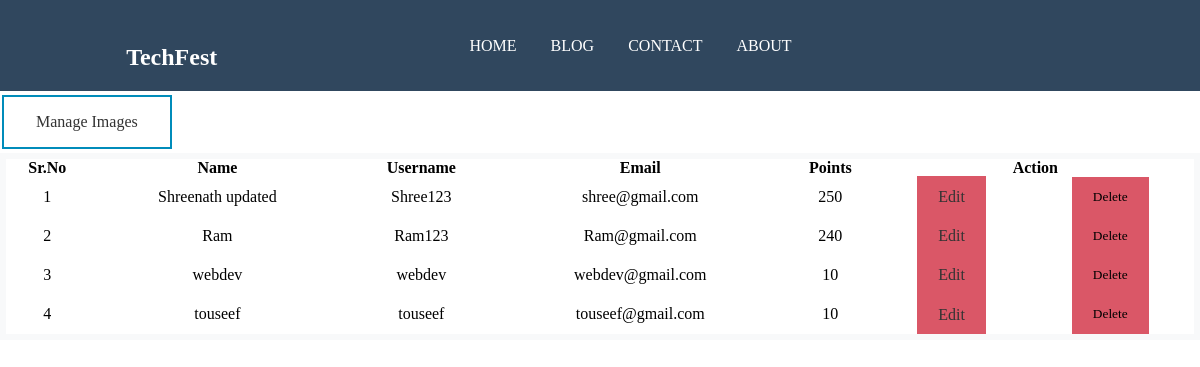
The app's page /admin.php with its own data.
### tables this page shows
CREATE TABLE `registered_users` (
  `full_name` varchar(100) NOT NULL,
  `username` varchar(100) NOT NULL,
  `email` varchar(100) NOT NULL,
  `password` varchar(100) NOT NULL,
  `referral_code` varchar(200) NOT NULL,
  `referral_point` int(200) NOT NULL DEFAULT 0
);

### admin.php (the view, shortened to what this page needs)
<?php
 require('connection.php');
?>
<!DOCTYPE html>
<html lang="en">
<head>
  <link rel="stylesheet" href="style.css">
</head>
<body>
  <header>
    <h2>TechFest</h2>
    <nav>
      <a href="index.php">HOME</a>
      <a href="#">BLOG</a>
      <a href="#">CONTACT</a>
      <a href="#">ABOUT</a>
    </nav>
  </header>
  <button class="button button2"><a href="admin_images.php">Manage Images</a></button>
<div class="container-fluid ">
    <div class="card shadow">
        <div class="card-body">
            <div class="table-responsive">
                <table class="table table-bordered" id="dataTable" width="100%" cellspacing="0" >
                    <thead>
                        <tr >
                            <th>Sr.No</th>
                            <th>Name</th>
                            <th>Username</th>
                            <th>Email</th>
                            <th>Points</th>
                            <th colspan="2">Action</th>
                        </tr>
                    </thead>
                    <tbody>
                        <?php
                        $sql="SELECT * FROM registered_users order by referral_point DESC";
                        $query=mysqli_query($con,$sql);
                        $rows=mysqli_num_rows($query);
                        $count=0;
                        if($rows){
                            while($result=mysqli_fetch_assoc($query)){
                                ?>
                                <tr>
                                    <td><?= ++$count ?></td>
                                    <td><?= $result['full_name'] ?></td>
                                    <td><?= $result['username'] ?></td>
                                    <td><?= $result['email'] ?></td>
                                    <td><?=$result['referral_point']?></td>
                                    <td><a href="edit_user.php?email=<?=$result['email']?>" class="btn btn-sm btn-success">Edit</a></td>
                                    <td>
                                    <form class ="mt-2"  method="POST" onsubmit="return confirm('Are you sure want to delete?')">
                                    <input type="submit" name="deletePost" value="Delete" class="btn btn-sm btn-danger">
                                    </form>
                            </td>
                                </tr>
                            <?php
                            }
                        }
                        else
                        {
                            ?>
                            <tr><td colspan="7">No record Found </td></tr>
                            <?php
                        }
                        ?>
                    </tbody>
                </table>
            </div>
        </div>
    </div>
</div>

### style.css (style rules this page uses)
* { margin: 0; padding: 0; box-sizing: border-box; text-decoration: none; font-family: poppins; }
header { display: flex; flex-direction: row; align-items: center; justify-content: space-around; background-color: #30475e; color: white; padding: 20px 0; }
header nav a { color: white; margin-right: 30px; font-weight: 500; }
h2 { padding-top: 1.5rem; }
a { color: #333; }
.card { border: 0.40rem solid #f8f9fa; top: 10%; }
.btn { padding: 0.6rem 1.2rem; background: #da5767; border: 2px solid #da5767; }

### admin.php (style rules this page uses)
.button { border: none; color: white; padding: 16px 32px; text-align: center; text-decoration: none; display: inline-block; font-size: 16px; margin: 4px 2px; transition-duration: 0.4s; cursor: pointer; }
.button2 { background-color: white; color: black; border: 2px solid #008CBA; }
tr { text-align: center; vertical-align: middle; }

### records on screen
registered_users: full_name "Shreenath updated", username "Shree123", email "shree@gmail.com", referral_point "250"
registered_users: full_name "Ram", username "Ram123", email "Ram@gmail.com", referral_point "240"
registered_users: full_name "webdev", username "webdev", email "webdev@gmail.com", referral_point "10"
registered_users: full_name "touseef", username "touseef", email "touseef@gmail.com", referral_point "10"
